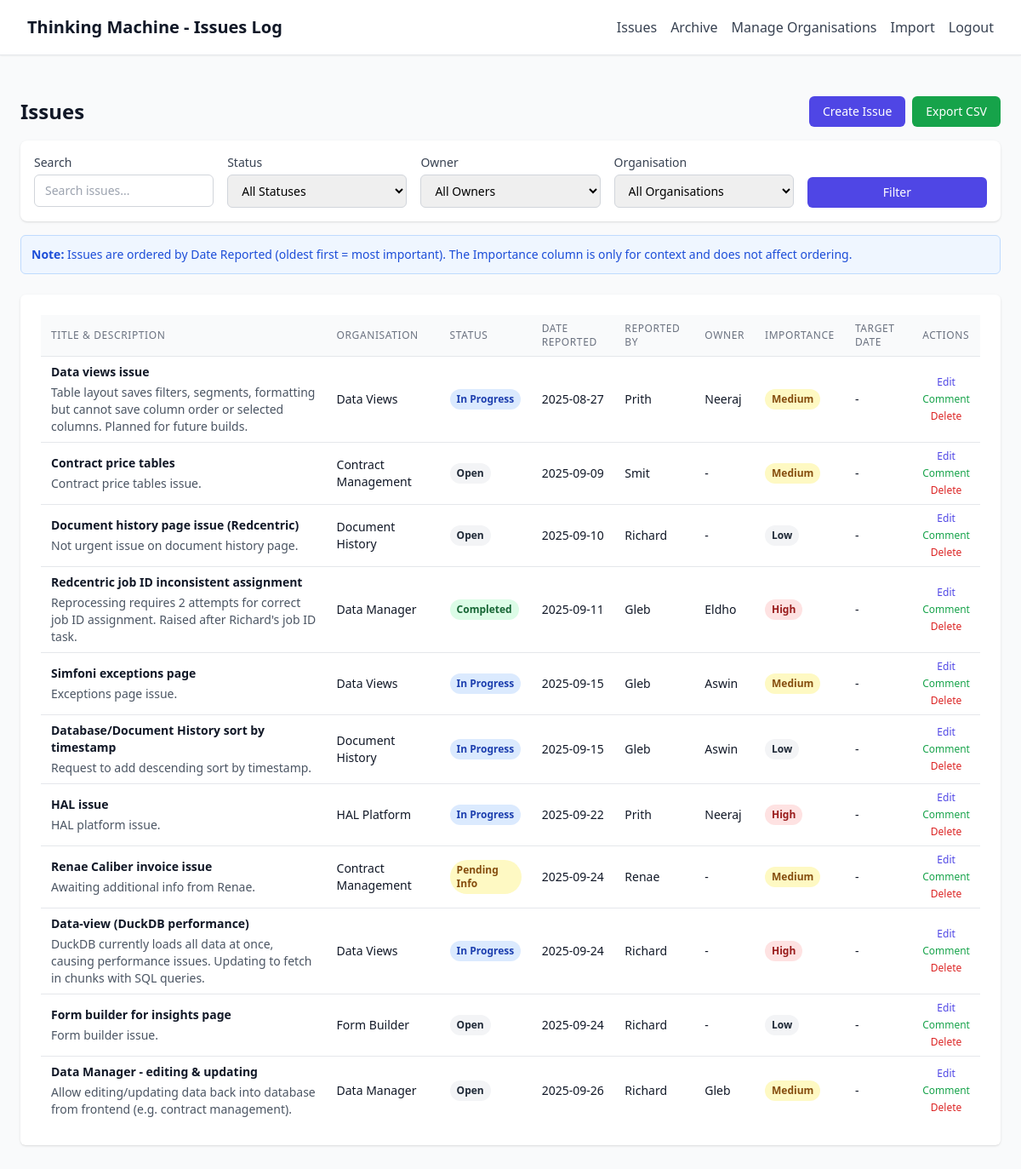
The page / (signed in) on the database as committed earlier.
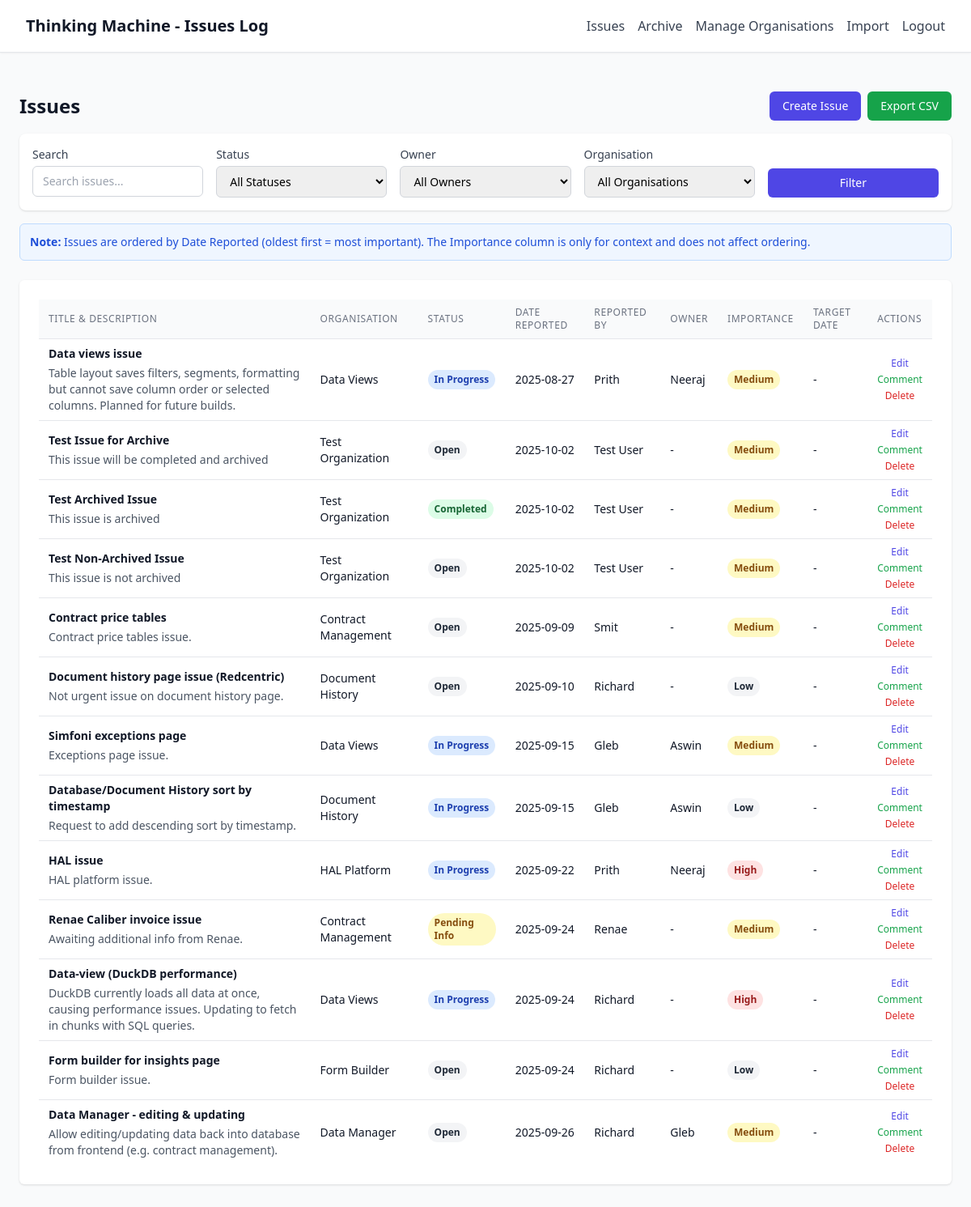
The same page on the database as committed later.
### models.py (models this page shows)
class Issue(db.Model):
    id = db.Column(db.Integer, primary_key=True)
    title = db.Column(db.String(200), nullable=False)
    description = db.Column(db.Text)
    reporter = db.Column(db.String(100), nullable=False)
    owner = db.Column(db.String(100))
    organization_id = db.Column(db.Integer, db.ForeignKey('organization.id'))
    organization = db.relationship('Organization', backref=db.backref('issues', lazy=True))
    status = db.Column(db.String(50), default='Open')
    importance = db.Column(db.String(20), default='Medium')  # High, Medium, Low
    date_reported = db.Column(db.Date, default=datetime.utcnow().date)
    target_date = db.Column(db.Date)
    display_order = db.Column(db.Integer, default=0)  # For manual ordering
    archived = db.Column(db.Boolean, default=False)  # For archiving completed issues
    created_at = db.Column(db.DateTime, default=datetime.utcnow)
    updated_at = db.Column(db.DateTime, default=datetime.utcnow, onupdate=datetime.utcnow)

class Organization(db.Model):
    id = db.Column(db.Integer, primary_key=True)
    name = db.Column(db.String(100), nullable=False, unique=True)
    created_at = db.Column(db.DateTime, default=datetime.utcnow)

### app.py (the view)
@app.route('/')
@require_auth
def index():
    status_filter = request.args.get('status', '')
    owner_filter = request.args.get('owner', '')
    organization_filter = request.args.get('organization', '')
    search_query = request.args.get('q', '')
    query = Issue.query.filter(Issue.archived == False)
    if status_filter:
        query = query.filter(Issue.status == status_filter)
    if owner_filter:
        query = query.filter(Issue.owner == owner_filter)
    if organization_filter:
        query = query.filter(Issue.organization_id == organization_filter)
    if search_query:
        query = query.filter(
            (Issue.title.contains(search_query)) |
            (Issue.description.contains(search_query)) |
            (Issue.reporter.contains(search_query))
        )
    query = query.order_by(Issue.display_order.asc(), Issue.date_reported.asc())
    issues = query.all()
    statuses = db.session.query(Issue.status).distinct().all()
    owners = db.session.query(Issue.owner).filter(Issue.owner.isnot(None)).distinct().all()
    organizations = Organization.query.all()
    return render_template('index.html',
                         issues=issues,
                         statuses=[s[0] for s in statuses],
                         owners=[o[0] for o in owners],
                         organizations=organizations,
                         current_filters={
                             'status': status_filter,
                             'owner': owner_filter,
                             'organization': organization_filter,
                             'q': search_query
                         },
                         date=date)

### app.py (called while the page is built)
def require_auth(f):
    from functools import wraps
    @wraps(f)
    def decorated_function(*args, **kwargs):
        if not session.get('authenticated'):
            return redirect(url_for('login'))
        return f(*args, **kwargs)
    return decorated_function

### templates/index.html (shortened to what this page needs)
{% extends "base.html" %}
{% block content %}
<div class="px-4 py-6 sm:px-0">
    <div class="mb-6">
        <div class="flex justify-between items-center mb-4">
            <h2 class="text-2xl font-bold text-gray-900">Issues</h2>
            <div class="flex space-x-2">
                <button onclick="openCreateModal()"
                        class="bg-indigo-600 hover:bg-indigo-700 text-white px-4 py-2 rounded-md text-sm font-medium">
                    Create Issue
                </button>
                <a href="{{ url_for('export_csv', **current_filters) }}"
                   class="bg-green-600 hover:bg-green-700 text-white px-4 py-2 rounded-md text-sm font-medium">
                    Export CSV
                </a>
            </div>
        </div>
        <form method="GET" class="grid grid-cols-1 md:grid-cols-5 gap-4 p-4 bg-white rounded-lg shadow">
            <div>
                <label class="block text-sm font-medium text-gray-700 mb-1">Search</label>
                <input type="text" name="q" value="{{ current_filters.q }}"
                       placeholder="Search issues..."
                       class="w-full px-3 py-2 border border-gray-300 rounded-md text-sm">
            </div>
            <div>
                <label class="block text-sm font-medium text-gray-700 mb-1">Status</label>
                <select name="status" class="w-full px-3 py-2 border border-gray-300 rounded-md text-sm">
                    <option value="">All Statuses</option>
                </select>
            </div>
            <div>
                <label class="block text-sm font-medium text-gray-700 mb-1">Owner</label>
                <select name="owner" class="w-full px-3 py-2 border border-gray-300 rounded-md text-sm">
                    <option value="">All Owners</option>
                </select>
            </div>
            <div>
                <label class="block text-sm font-medium text-gray-700 mb-1">Organisation</label>
                <select name="organization" class="w-full px-3 py-2 border border-gray-300 rounded-md text-sm">
                    <option value="">All Organisations</option>
                </select>
            </div>
            <div class="flex items-end">
                <button type="submit" class="w-full bg-indigo-600 hover:bg-indigo-700 text-white px-4 py-2 rounded-md text-sm font-medium">
                    Filter
                </button>
            </div>
        </form>
        <div class="mt-4 p-3 bg-blue-50 border border-blue-200 rounded-md">
            <p class="text-sm text-blue-700">
                <strong>Note:</strong> Issues are ordered by Date Reported (oldest first = most important).
                The Importance column is only for context and does not affect ordering.
            </p>
        </div>
    </div>
    <div class="bg-white shadow overflow-hidden sm:rounded-md">
        <div class="px-4 py-5 sm:p-6">
            <div>
                <table class="w-full divide-y divide-gray-200 text-sm">
                    <thead class="bg-gray-50">
                        <tr>
                            <th class="px-3 py-2 text-left text-xs font-medium text-gray-500 uppercase tracking-wider">Title & Description</th>
                            <th class="px-3 py-2 text-left text-xs font-medium text-gray-500 uppercase tracking-wider">Organisation</th>
                            <th class="px-3 py-2 text-left text-xs font-medium text-gray-500 uppercase tracking-wider">Status</th>
                            <th class="px-3 py-2 text-left text-xs font-medium text-gray-500 uppercase tracking-wider">Date Reported</th>
                            <th class="px-3 py-2 text-left text-xs font-medium text-gray-500 uppercase tracking-wider">Reported By</th>
                            <th class="px-3 py-2 text-left text-xs font-medium text-gray-500 uppercase tracking-wider">Owner</th>
                            <th class="px-3 py-2 text-left text-xs font-medium text-gray-500 uppercase tracking-wider">Importance</th>
                            <th class="px-3 py-2 text-left text-xs font-medium text-gray-500 uppercase tracking-wider">Target Date</th>
                            <th class="px-3 py-2 text-left text-xs font-medium text-gray-500 uppercase tracking-wider">Actions</th>
                        </tr>
                    </thead>
                    <tbody class="bg-white divide-y divide-gray-200" id="issuesTableBody">
                        {% for issue in issues %}
                        <tr class="hover:bg-gray-50 draggable-row" draggable="true" data-issue-id="{{ issue.id }}">
                            <td class="px-3 py-2">
                                <div class="font-semibold text-gray-900">{{ issue.title }}</div>
                                {% if issue.description %}
                                <div class="text-sm text-gray-600 mt-1">{{ issue.description }}</div>
                                {% endif %}
                            </td>
                            <td class="px-3 py-2 text-sm text-gray-900">
                                {{ issue.organization.name if issue.organization else '-' }}
                            </td>
                            <td class="px-3 py-2">
                                <span class="inline-flex px-2 py-1 text-xs font-semibold rounded-full
                                    {% if issue.status == 'Completed' %}bg-green-100 text-green-800
                                    {% elif issue.status == 'In Progress' %}bg-blue-100 text-blue-800
                                    {% elif issue.status == 'Pending Info' %}bg-yellow-100 text-yellow-800
                                    {% else %}bg-gray-100 text-gray-800{% endif %}">
                                    {{ issue.status }}
                                </span>
                            </td>
                            <td class="px-3 py-2 text-sm text-gray-900">
                                {{ issue.date_reported.strftime('%Y-%m-%d') if issue.date_reported else '-' }}
                            </td>
                            <td class="px-3 py-2 text-sm text-gray-900">
                                {{ issue.reporter }}
                            </td>
                            <td class="px-3 py-2 text-sm text-gray-900">
                                {{ issue.owner or '-' }}
                            </td>
                            <td class="px-3 py-2">
                                <span class="inline-flex px-2 py-1 text-xs font-semibold rounded-full
                                    {% if issue.importance == 'High' %}bg-red-100 text-red-800
                                    {% elif issue.importance == 'Medium' %}bg-yellow-100 text-yellow-800
                                    {% else %}bg-gray-100 text-gray-800{% endif %}">
                                    {{ issue.importance }}
                                </span>
                            </td>
                            <td class="px-3 py-2 text-sm text-gray-900">
                                {{ issue.target_date.strftime('%Y-%m-%d') if issue.target_date else '-' }}
                            </td>
                            <td class="px-3 py-2 text-xs font-medium">
                                <div class="flex flex-col space-y-1">
                                    <button onclick="openEditModal({{ issue.id }})"
                                            class="text-indigo-600 hover:text-indigo-900">Edit</button>
                                    <button onclick="openCommentModal({{ issue.id }})"
                                            class="text-green-600 hover:text-green-900">Comment</button>
                                    <button onclick="openDeleteModal({{ issue.id }}, '{{ issue.title }}')"
                                            class="text-red-600 hover:text-red-900">Delete</button>
                                </div>
                            </td>
                        </tr>
                        {% endfor %}
                    </tbody>
                </table>
            </div>
        </div>
    </div>
</div>
{% endblock %}

### templates/base.html (shortened to what this page needs)
<!DOCTYPE html>
<html lang="en">
<head>
    <script src="https://cdn.tailwindcss.com"></script>
</head>
<body class="bg-gray-50">
    <nav class="bg-white shadow-sm border-b">
        <div class="max-w-full mx-auto px-4 sm:px-6 lg:px-8">
            <div class="flex justify-between h-16">
                <div class="flex items-center">
                    <h1 class="text-xl font-semibold text-gray-900">Thinking Machine - Issues Log</h1>
                </div>
                <div class="flex items-center space-x-4">
                    <a href="{{ url_for('index') }}" class="text-gray-700 hover:text-gray-900">Issues</a>
                    <a href="{{ url_for('archive') }}" class="text-gray-700 hover:text-gray-900">Archive</a>
                    <a href="{{ url_for('manage_organisations') }}" class="text-gray-700 hover:text-gray-900">Manage Organisations</a>
                    <a href="{{ url_for('import_csv') }}" class="text-gray-700 hover:text-gray-900">Import</a>
                    <form method="POST" action="{{ url_for('logout') }}" class="inline">
                        <button type="submit" class="text-gray-700 hover:text-gray-900">Logout</button>
                    </form>
                </div>
            </div>
        </div>
    </nav>
    <main class="max-w-full mx-auto py-6 sm:px-4 lg:px-6">
        {% block content %}{% endblock %}
    </main>
</body>
</html>

### templates/base.html (style rules this page uses)
.draggable-row { cursor: move; transition: all 0.2s ease; }

Rows that differ between the two databases and show on the page:
no longer on this page (row edited): Issue: title "Redcentric job ID inconsistent assignment", description "Reprocessing requires 2 attempts for correct job ID assignment. Raised after Richard's job ID task.", organization "Data Manager", status "Completed", date_reported "2025-09-11", reporter "Gleb", owner "Eldho", importance "High", target_date "-"
added Issue: title "Test Issue for Archive", description "This issue will be completed and archived", organization "Test Organization", status "Open", date_reported "2025-10-02", reporter "Test User", owner "-", importance "Medium", target_date "-"
added Issue: title "Test Archived Issue", description "This issue is archived", organization "Test Organization", status "Completed", date_reported "2025-10-02", reporter "Test User", owner "-", importance "Medium", target_date "-"
added Issue: title "Test Non-Archived Issue", description "This issue is not archived", organization "Test Organization", status "Open", date_reported "2025-10-02", reporter "Test User", owner "-", importance "Medium", target_date "-"
